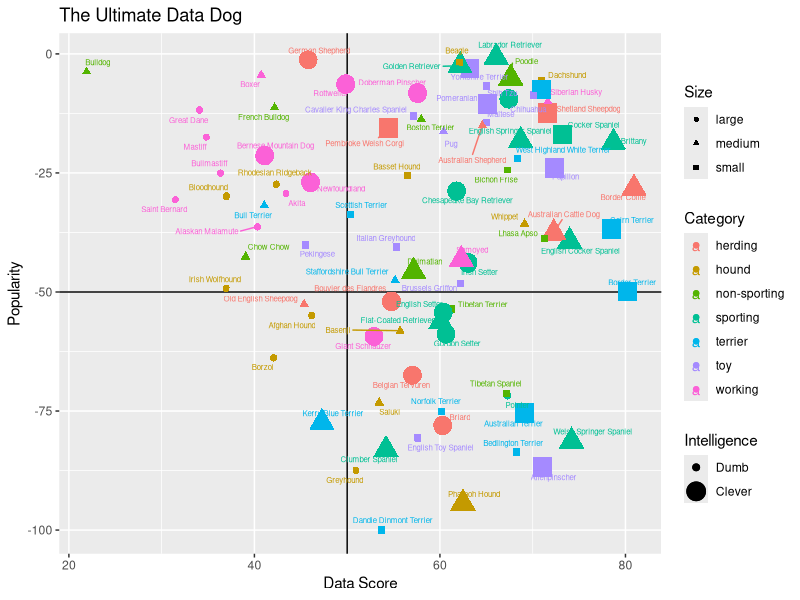

This figure's R source:
## ---- chunk 1
knitr::opts_chunk$set(echo = TRUE)
## ---- chunk 2
install.packages('ggrepel')

library(ggplot2)
library(tidyverse)
library(ggrepel)
## ---- chunk 3
kib <- readxl::read_xlsx('KIB - Best in Show (public).xlsx', sheet='Best in show full sheet')
names(kib) <- kib[2, ]
kib <- kib[4:nrow(kib), which(names(kib) %in% c('Sources - see bottom right', 'category', 'ULTIMATE TOP DOG MEGA SCORE', 'POPULAR RATING', 'size category', 'intelligence category'))]
names(kib) <- c('Breed', 'Category', 'Score', 'Popularity', 'Size', 'Intelligence')
kib <- kib %>% drop_na()
kib$Score <- as.numeric(kib$Score) 
kib$Popularity <- as.numeric(kib$Popularity)

kib$Score <- kib$Score / 4.5 * 100
kib$Popularity <- kib$Popularity / max(kib$Popularity) * 100

kib$Intelligence <- ifelse(kib$Intelligence %in% c('Brightest', 'Excellent', 'Above average', 'Clever'), 'Clever', 'Dumb')

kib$Intelligence <- factor(kib$Intelligence, levels = c('Dumb', 'Clever'))

kib %>%
  ggplot(aes(x = Score, y = -Popularity, color = Category, shape = Size, size = Intelligence)) +
  geom_vline(xintercept = 50) +
  geom_hline(yintercept = -50) +
  geom_jitter() +
  geom_point() +
  geom_text_repel(aes(label = Breed, size = 'Dumb')) +
  xlab('Data Score') + ylab('Popularity') + ggtitle('The Ultimate Data Dog')
  theme(axis.text.x = element_text(size = 0), axis.text.y = element_text(size = 0))
